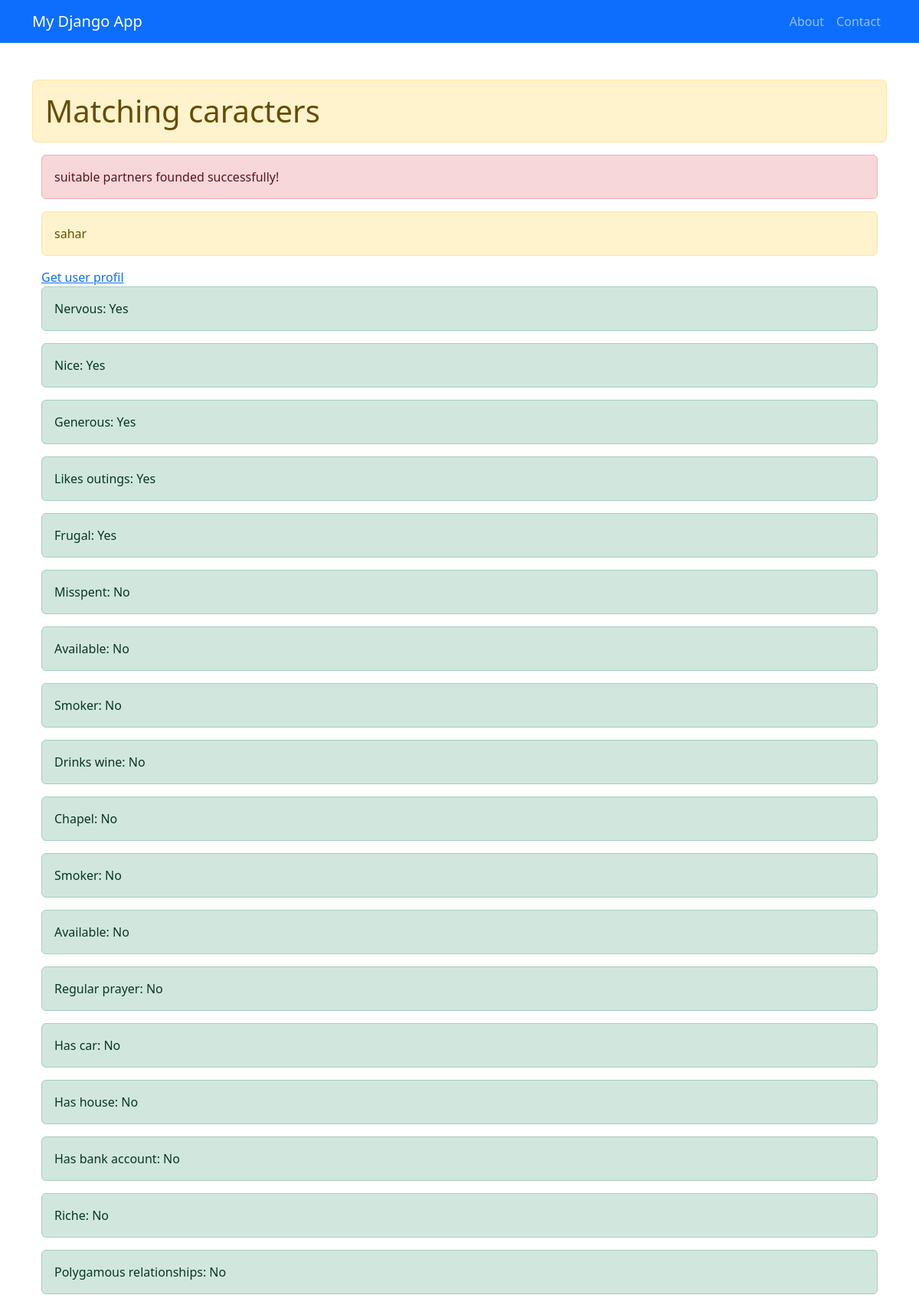
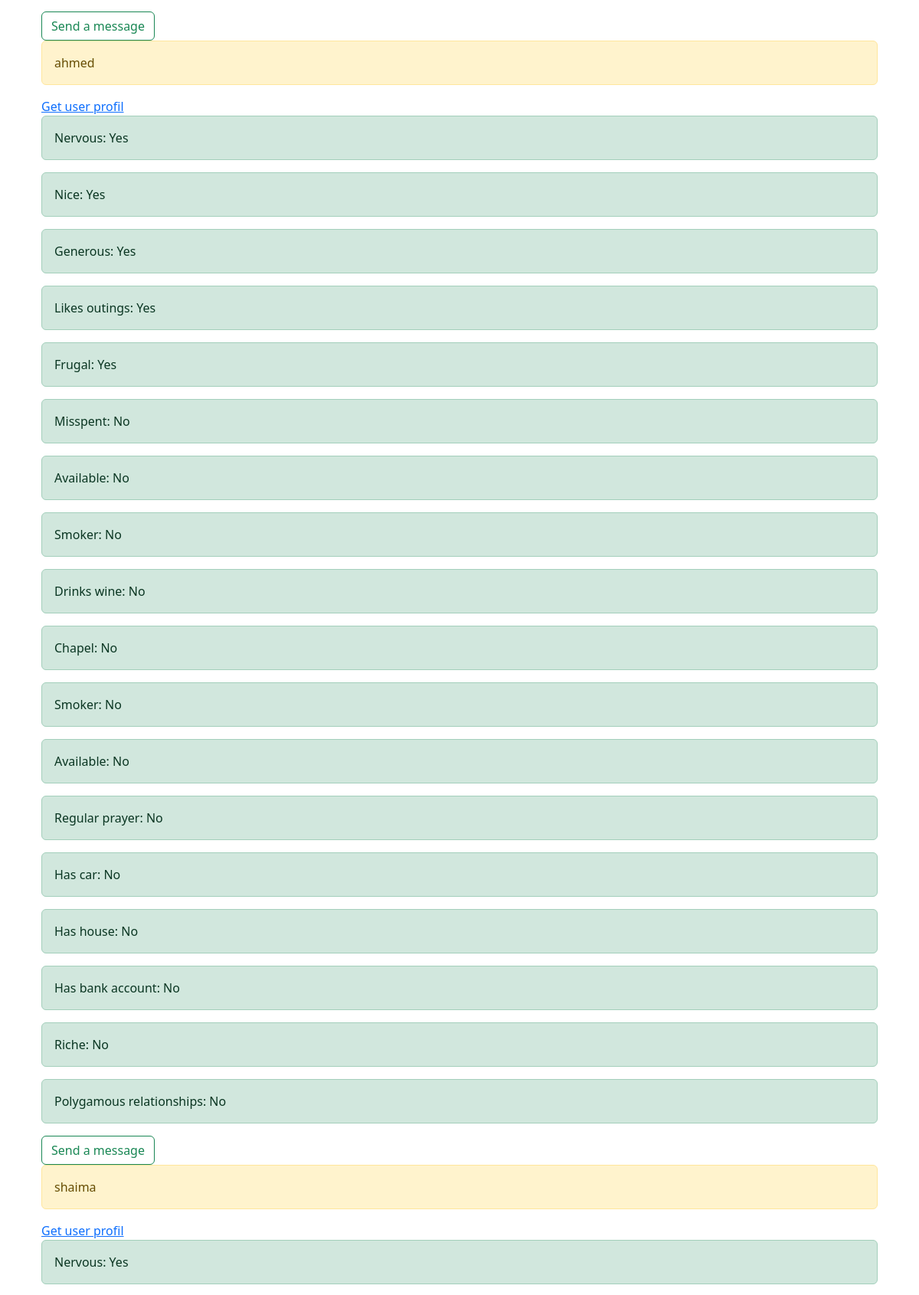
The app's page /searching_suitable_partenaire_by_score/ (signed in, upper part) with its own data (2 pictures, top to bottom).
### marriage_tun/models.py (models this page shows, shortened)
class Caracteres(models.Model):
    user = models.ForeignKey(UserRegister, on_delete=models.CASCADE)
    nerveux = models.IntegerField(choices=ScoreChoices.choices,default=ScoreChoices.NO)
    nice = models.IntegerField(choices=ScoreChoices.choices,default=ScoreChoices.NO)
    generous = models.IntegerField(choices=ScoreChoices.choices,default=ScoreChoices.NO)
    likes_outings = models.IntegerField(choices=ScoreChoices.choices,default=ScoreChoices.NO)
    frugal = models.IntegerField(choices=ScoreChoices.choices,default=ScoreChoices.NO) #mou9tased
    misspent =  models.IntegerField(choices=ScoreChoices.choices,default=ScoreChoices.NO) #moubadher
    available =  models.IntegerField(choices=ScoreChoices.choices,default=ScoreChoices.NO) #mouté7
    smoker =  models.IntegerField(choices=ScoreChoices.choices,default=ScoreChoices.NO)
    drinks_wine =  models.IntegerField(choices=ScoreChoices.choices,default=ScoreChoices.NO)
    chapel =  models.IntegerField(choices=ScoreChoices.choices,default=ScoreChoices.NO) #mousalli
    regular_prayer =  models.IntegerField(choices=ScoreChoices.choices,default=ScoreChoices.NO) #mou7afedh 3ala esalawét
    has_car =  models.IntegerField(choices=ScoreChoices.choices,default=ScoreChoices.NO)
    has_house =  models.IntegerField(choices=ScoreChoices.choices,default=ScoreChoices.NO)
    has_bank_account =  models.IntegerField(choices=ScoreChoices.choices,default=ScoreChoices.NO)
    riche =  models.IntegerField(choices=ScoreChoices.choices,default=ScoreChoices.NO)
    polygamous_relationships =  models.IntegerField(choices=ScoreChoices.choices,default=ScoreChoices.NO) #mouta3aded l'3ala9at
    score = models.IntegerField(default=0)  # New field to store the score
    def get_nervous_text(self):
        return "Yes" if self.nerveux == ScoreChoices.YES else "No"
    def get_nice_text(self):
        return "Yes" if self.nice == ScoreChoices.YES else "No"
    def get_generous_text(self):
        return "Yes" if self.generous == ScoreChoices.YES else "No"
    def get_likes_outings_text(self):
        return "Yes" if self.likes_outings == ScoreChoices.YES else "No"
    def get_frugal_text(self):
        return "Yes" if self.frugal == ScoreChoices.YES else "No"
    def get_misspent_text(self):
        return "Yes" if self.misspent == ScoreChoices.YES else "No"
    def get_available_text(self):
        return "Yes" if self.available == ScoreChoices.YES else "No"
    def get_smoker_text(self):
        return "Yes" if self.smoker == ScoreChoices.YES else "No"
    def get_drinks_wine_text(self):
        return "Yes" if self.drinks_wine == ScoreChoices.YES else "No"
    def get_chapel_text(self):
        return "Yes" if self.chapel == ScoreChoices.YES else "No"
    def get_regular_prayer_text(self):
        return "Yes" if self.regular_prayer == ScoreChoices.YES else "No"
    def get_has_car_text(self):
        return "Yes" if self.has_car == ScoreChoices.YES else "No"
    def get_has_house_text(self):
        return "Yes" if self.has_house == ScoreChoices.YES else "No"
    def get_has_bank_account_text(self):
        return "Yes" if self.has_bank_account == ScoreChoices.YES else "No"
    def get_riche_text(self):
        return "Yes" if self.riche == ScoreChoices.YES else "No"
    def get_polygamous_relationships_text(self):
        return "Yes" if self.polygamous_relationships == ScoreChoices.YES else "No"

class UserRegister(AbstractUser):
    HOMME = 'homme'
    FEMME = 'femme'
    GENRE = [
        (HOMME, 'Homme'),
        (FEMME, 'Femme')
    ]
    SINGLE = 'single'
    MARRIED = 'married'
    DIVORCED = 'divorced'
    STATUS = [
        (SINGLE,'single'),
        (MARRIED,'married'),
        (DIVORCED,'divorced')
    ]
    genre = models.CharField(max_length=200, choices=GENRE)
    profil_photo = models.ImageField(upload_to='profile_pics/', blank=True, null=True, default='profile_pics/aucun_photo.png')
    phone_number = models.CharField(max_length=100)
    address = models.CharField(max_length=100)
    profession = models.CharField(max_length=100)
    status = models.CharField(max_length=200, choices=STATUS)
    birthdate = models.DateField(null=True, blank=True)
    spiritual_belief = models.CharField(max_length=100, choices=[
        ('Agnostic', 'Agnostic'),
        ('Atheist', 'Atheist'),
        ('Christian', 'Christian'),
        ('Muslim', 'Muslim'),
        ('Hindu', 'Hindu'),
        ('Buddhist', 'Buddhist'),
        ('Other', 'Other')
    ], blank=True, null=True)

### marriage_tun/views.py (the view)
# urls.py: path('searching_suitable_partenaire_by_score/', views.searching_suitable_partenaire_by_score , name="searching_suitable_partenaire_by_score"),
@login_required
def searching_suitable_partenaire_by_score(request):
    auth_caracter = Caracteres.objects.get(user=request.user)
    suitable_partners = Caracteres.objects.filter(Q(score__lte=auth_caracter.score+10) & Q(score__gte=auth_caracter.score-10)).exclude(user__genre=request.user.genre)
    if suitable_partners:
        message = "suitable partners founded successfully!"
    else:
        message = "No suitable partners found!"
    return render(request, "marriage_tun/suitable_partners.html", {'suitable_partners': suitable_partners,"message":message})

### marriage_tun/templates/marriage_tun/suitable_partners.html (shortened to what this page needs)
{% extends "marriage_tun/base.html" %}
{% block content %}
<h1 class="alert alert-warning">Matching caracters</h1>
<div class="container">
<div class="alert alert-danger">{{message}}</div>
{% if suitable_partners  %}
{% for partenaire in suitable_partners %}
<p class="alert alert-warning"> {{partenaire.user.username}}  </p>
<a href="{% url 'get_user_profil' partenaire.user.id %}">Get user profil</a>
 <p class="alert alert-success">Nervous: {{partenaire.get_nervous_text}}</p>
<p class="alert alert-success">Nice: {{partenaire.get_nice_text}}</p>
 <p class="alert alert-success">Generous: {{partenaire.get_generous_text}}</p>
 <p class="alert alert-success">Likes outings: {{partenaire.get_likes_outings_text}}</p>
 <p class="alert alert-success">Frugal: {{partenaire.get_frugal_text}}</p>
 <p class="alert alert-success">Misspent: {{partenaire.get_misspent_text}}</p>
 <p class="alert alert-success">Available: {{partenaire.get_available_text}}</p>
 <p class="alert alert-success">Smoker: {{partenaire.get_smoker_text}}</p>
 <p class="alert alert-success">Drinks wine: {{partenaire.get_drinks_wine_text}}</p>
 <p class="alert alert-success">Chapel: {{partenaire.get_chapel_text}}</p>
 <p class="alert alert-success">Smoker: {{partenaire.get_smoker_text}}</p>
 <p class="alert alert-success">Available: {{partenaire.get_available_text}}</p>
 <p class="alert alert-success">Regular prayer: {{partenaire.get_regular_prayer_text}}</p>
 <p class="alert alert-success">Has car: {{partenaire.get_has_car_text}}</p>
 <p class="alert alert-success">Has house: {{partenaire.get_has_house_text}}</p>
 <p class="alert alert-success">Has bank account: {{partenaire.get_has_bank_account_text}}</p>
 <p class="alert alert-success">Riche: {{partenaire.get_riche_text}}</p>
 <p class="alert alert-success">Polygamous relationships: {{partenaire.get_polygamous_relationships_text}}</p>
<a class="btn btn-outline-success" href="{% url 'send_a_message' partenaire.user.id  %}">Send a message</a>
 {% endfor %}
{% endif %}
</div>
{% endblock content %}

### records on screen
Caracteres: user.username "sahar", get_nervous_text "Yes", get_nice_text "Yes", get_generous_text "Yes", get_likes_outings_text "Yes", get_frugal_text "Yes", get_misspent_text "No", get_available_text "No", get_smoker_text "No", get_drinks_wine_text "No", get_chapel_text "No", get_regular_prayer_text "No", get_has_car_text "No", get_has_house_text "No", get_has_bank_account_text "No", get_riche_text "No", get_polygamous_relationships_text "No"
Caracteres: user.username "ahmed", get_nervous_text "Yes", get_nice_text "Yes", get_generous_text "Yes", get_likes_outings_text "Yes", get_frugal_text "Yes", get_misspent_text "No", get_available_text "No", get_smoker_text "No", get_drinks_wine_text "No", get_chapel_text "No", get_regular_prayer_text "No", get_has_car_text "No", get_has_house_text "No", get_has_bank_account_text "No", get_riche_text "No", get_polygamous_relationships_text "No"
Caracteres: user.username "shaima", get_nervous_text "Yes"

### other values on screen
{{ message }} "suitable partners founded successfully!"
